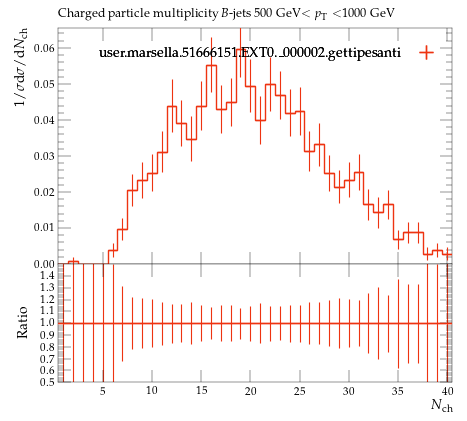

The Python source for this figure:
#! /usr/bin/env python

# This Python script was auto-generated using YODA v2.0.2.
# Analysis object: /MC_HFDECAYS/avg_B_jet_ch_mult_500_1000
# Timestamp: 24-07-2026 (16:40:05)

import matplotlib as mpl
import matplotlib.pyplot as plt
mpl.use('Agg') # comment out for interactive use
import os
import numpy as np

plotDir = os.path.split(os.path.realpath(__file__))[0]
if 'YODA_USER_PLOT_PATH' in globals():
    plot_outdir = globals()['YODA_USER_PLOT_PATH']
else:
    plot_outdir = plotDir

#plot style
plt.style.use(os.path.join(plotDir, '../default.mplstyle'))
# plot metadata
figW, figH = plt.rcParams['figure.figsize']
ax_xLabel = r'$N_\mathrm{ch}$'
ax_yLabel = r'$1/\sigma \mathrm{d}\sigma/\mathrm{d}N_\mathrm{ch}$'
ax_title  = r'Charged particle multiplicity $B$-jets 500 GeV$<p_\mathrm{T}<$1000 GeV'
ax_xScale = 'linear'
ax_yScale = 'linear'
xLims = (0.5, 40.5)
yLims = (0.0, 0.065577677)
xMinorTickMarks = 0

# TeX-friendly labels for the legend
labels = {
    'legend' : ([ r"user.marsella.51666151.EXT0.\_000002.gettipesanti" ], r""),
}

# Adjust canvas width and height
canvasW = 10.0
canvasH = 9.0
figW *= canvasW/10.
figH *= canvasH/9.

# Create figure and axis objects
fig, (ax, ratio0_ax) = plt.subplots(2, 1, sharex=True,
                  figsize=(figW,figH), gridspec_kw={'height_ratios': (6.0, 3.0)})

# Set figure margins
plt.subplots_adjust(
    left   = 1.0 * plt.rcParams['figure.subplot.left'],
    right  = 1.0 * plt.rcParams['figure.subplot.right'],
    top    = 1.0 * plt.rcParams['figure.subplot.top'],
    bottom = 1.0 * plt.rcParams['figure.subplot.bottom'])

ratio0_ax.yaxis.set_major_locator(mpl.ticker.MultipleLocator(0.1))
ratio0_ax.set_ylim(0.5, 1.4999)
ratio0_ax.set_ylabel('Ratio')
ratio0_ax.xaxis.set_minor_locator(mpl.ticker.NullLocator())

# the numerical data is stored in a separate file
dataf = dict()
prefix = os.path.split(__file__)[0]
if prefix:    prefix = prefix + '/'
exec(open(prefix+'avg_B_jet_ch_mult_500_1000__data.py').read(), dataf)


legend_handles = dict() # keep track of handles for the legend

# style options for curves
# starts at zorder>=5 to draw curve on top of legend
styles = {
  'user.marsella.51666151.EXT0._000002.gettipesanti.yoda.gz': {
    'color' : '#EE3311',
    'linestyle' : '-',
    'linewidth' : 1,
    'marker' : 'none',
    'markersize' : 2,
    'capsize' : 0.0,
    'zorder' : 5,
    'histstyle' : 1,
    'drawstyle' : 'steps-pre',
    'xerrorbars' : 1,
    'yerrorbars' : 1,
    'fillcolor' : None,
    'fillopacity' : 1.0,
    'ratio0_linestyle' : '-',
    'ratio0_linewidth' : 1,
    'ratio0_marker' : 'none',
    'ratio0_markersize' : 2,
    'ratio0_capsize' : 0.0,
    'ratio0_zorder' : 5,
    'ratio0_histstyle' : 1,
    'ratio0_drawstyle' : 'steps-pre',
    'ratio0_xerrorbars' : 1,
    'ratio0_yerrorbars' : 1,
  },
}

# curve from input yoda files in main panel
for label, yvals in dataf['yvals'].items():
    if all(np.isnan(v) for v in dataf['yvals'][label]):
        continue
    tmp = None
    if styles[label]['histstyle']: # draw as histogram
        xpos = dataf['xedges'][label] if styles[label]['drawstyle'] else dataf['xpoints'][label]
        ypos = np.insert(yvals, 0, yvals[0]) if styles[label]['drawstyle'] else yvals
        if styles[label]['fillcolor']: # fill area below curve
            ax.fill_between(xpos, ypos, step='pre',
                            color=styles[label]['fillcolor'],
                            alpha=styles[label]['fillopacity'])
        tmp, = ax.plot(xpos, ypos,
                       color=styles[label]['color'],
                       linestyle=styles[label]['linestyle'],
                       linewidth=styles[label]['linewidth'],
                       drawstyle=styles[label]['drawstyle'], solid_joinstyle='miter',
                       zorder=styles[label]['zorder'], label=label)
    tmp = ax.errorbar(dataf['xpoints'][label], yvals,
                      xerr=np.array(dataf['xerrs'][label])*styles[label]['xerrorbars'],
                      yerr=np.array(dataf['yerrs'][label])*styles[label]['yerrorbars'],
                      fmt=styles[label]['marker'], capsize=styles[label]['capsize'],
                      markersize=styles[label]['markersize'],
                      ecolor=styles[label]['color'],
                      color=styles[label]['color'], zorder=styles[label]['zorder'])
    tmp[-1][0].set_linestyle(styles[label]['linestyle'])
    tmp[-1][0].set_linewidth(styles[label]['linewidth'])
    if label in dataf['add_legend_handle']:  legend_handles[label] = tmp
    for varLabel in dataf['variation_yvals'].keys():
        if varLabel.startswith(label):
            tmp, = ax.plot(dataf['xedges'][label], dataf['variation_yvals'][varLabel],
                           color=styles[label]['color'],
                           linestyle=styles[label]['linestyle'],
                           linewidth=styles[label]['linewidth'],
                           drawstyle='steps-pre', solid_joinstyle='miter',
                           zorder=styles[label]['zorder'], alpha=0.5)


# plots on ratio panel
# curve from input yoda files in ratio panel
for label, yvals in dataf['ratio0_yvals'].items():
    if all(np.isnan(v) for v in yvals):
        continue
    if styles[label]['ratio0_histstyle']: # plot as histogram
        xpos = dataf['xedges']['user.marsella.51666151.EXT0._000002.gettipesanti.yoda.gz'] if styles[label]['ratio0_drawstyle'] else dataf['xpoints']['user.marsella.51666151.EXT0._000002.gettipesanti.yoda.gz']
        ypos = np.insert(yvals, 0, yvals[0]) if styles[label]['ratio0_drawstyle'] else yvals
        ratio0_ax.plot(xpos, ypos,
                       color=styles[label]['color'],
                       linewidth=styles[label]['linewidth'],
                       linestyle=styles[label]['ratio0_linestyle'],
                       drawstyle=styles[label]['ratio0_drawstyle'], zorder=styles[label]['zorder'],
                       solid_joinstyle='miter')
    tmp = ratio0_ax.errorbar(dataf['xpoints']['user.marsella.51666151.EXT0._000002.gettipesanti.yoda.gz'], yvals,
                             xerr=np.array(dataf['ref_xerrs'])*styles[label]['ratio0_xerrorbars'],
                             yerr=np.array(dataf['ratio0_yerrs'][label])*styles[label]['ratio0_yerrorbars'],
                             fmt=styles[label]['ratio0_marker'], capsize=styles[label]['ratio0_capsize'],
                             markersize=styles[label]['ratio0_markersize'],
                             ecolor=styles[label]['color'],
                             color=styles[label]['color'])
    tmp[-1][0].set_linestyle(styles[label]['ratio0_linestyle'])
    tmp[-1][0].set_linewidth(styles[label]['ratio0_linewidth'])

    for varlabel in dataf['ratio0_variation_vals'].keys():
        if varlabel.startswith(label):
            ratio0_ax.plot(dataf['xedges']['user.marsella.51666151.EXT0._000002.gettipesanti.yoda.gz'],
                            dataf['ratio0_variation_vals'][varlabel],
                            color=styles[label]['color'],
                            linestyle=styles[label]['linestyle'],
                            linewidth=styles[label]['linewidth'],
                            drawstyle='steps-pre', solid_joinstyle='miter',
                            zorder=1, alpha=0.5)

legend_items = list(legend_handles.values())
ax.add_artist(ax.legend(legend_items,
                        labels['legend'][0],
                        title=labels['legend'][1],
                        alignment='right',
                        loc='upper right',
                        bbox_to_anchor=(1.0, 0.97),markerfirst=False))

# set plot metadata as defined above
ratio0_ax.set_xlabel(ax_xLabel)
ratio0_ax.xaxis.set_label_coords(1., -0.15)
ax.set_ylabel(ax_yLabel, ha='right', va='top')
ax.yaxis.set_label_coords(-0.11, 1.0)
ax.set_title(ax_title, loc='left')
ax.set_xscale(ax_xScale)
ax.set_yscale(ax_yScale)
ax.set_xlim(xLims)
ax.set_ylim(yLims)

# tick formatting
plt.rcParams['xtick.top'] = True
plt.rcParams['ytick.right'] = True
ax.xaxis.set_minor_locator(mpl.ticker.NullLocator())
fig.align_ylabels((ax, ratio0_ax))
plt.savefig(os.path.join(plot_outdir, 'avg_B_jet_ch_mult_500_1000.pdf'), format='PDF')
plt.savefig(os.path.join(plot_outdir, 'avg_B_jet_ch_mult_500_1000.png'), format='PNG')

plt.close(fig)
